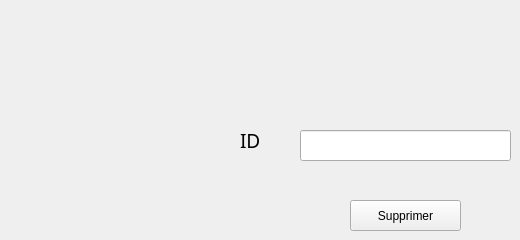
                <widget class="QWidget" name="tab_4">
                 <attribute name="title">
                  <string>Supprimer un rapport</string>
                 </attribute>
                 <widget class="QLabel" name="label_21">
                  <property name="geometry">
                   <rect>
                    <x>240</x>
                    <y>130</y>
                    <width>51</width>
                    <height>21</height>
                   </rect>
                  </property>
                  <property name="font">
                   <font>
                    <family>Bell MT</family>
                    <pointsize>14</pointsize>
                    <italic>false</italic>
                    <bold>false</bold>
                   </font>
                  </property>
                  <property name="text">
                   <string>ID</string>
                  </property>
                 </widget>
                 <widget class="QPushButton" name="pushButton_supprimer">
                  <property name="geometry">
                   <rect>
                    <x>350</x>
                    <y>200</y>
                    <width>111</width>
                    <height>31</height>
                   </rect>
                  </property>
                  <property name="cursor">
                   <cursorShape>PointingHandCursor</cursorShape>
                  </property>
                  <property name="styleSheet">
                   <string notr="true"/>
                  </property>
                  <property name="text">
                   <string>Supprimer</string>
                  </property>
                 </widget>
                 <widget class="QLineEdit" name="lineEdit_supp">
                  <property name="geometry">
                   <rect>
                    <x>300</x>
                    <y>130</y>
                    <width>211</width>
                    <height>31</height>
                   </rect>
                  </property>
                 </widget>
                </widget>
